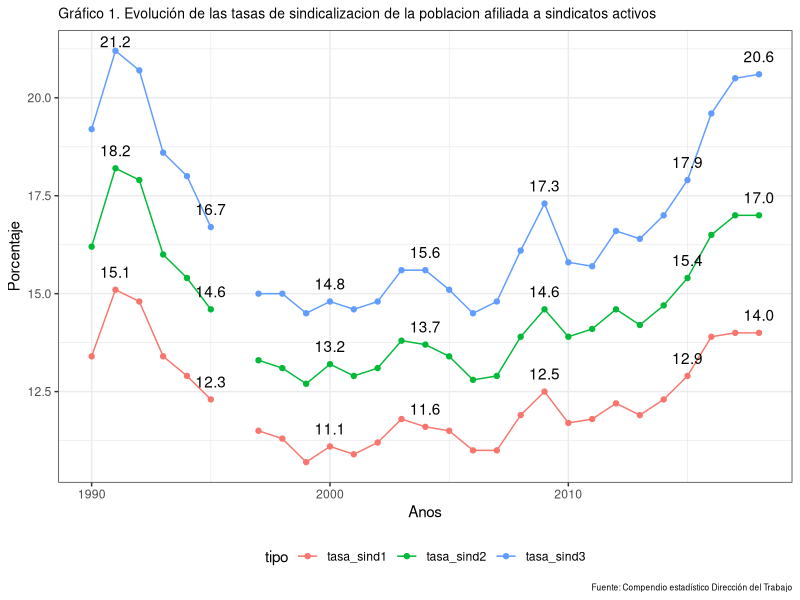
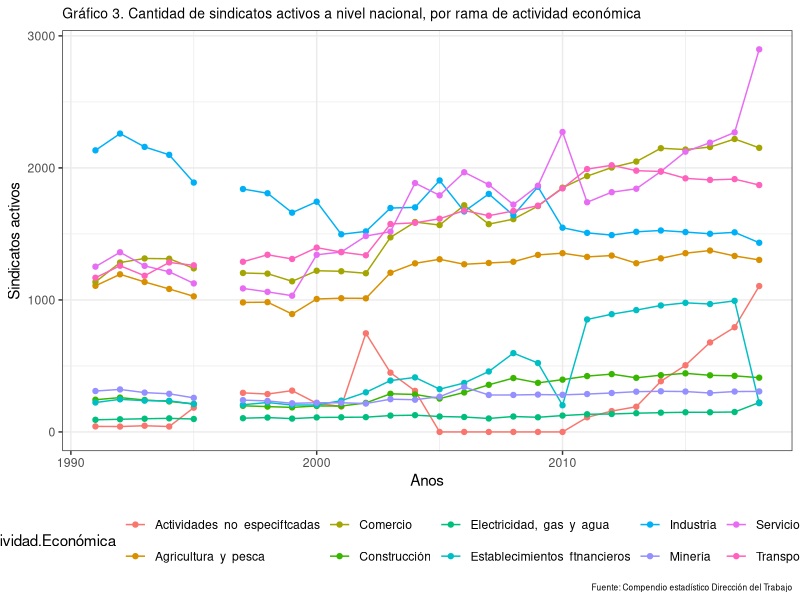
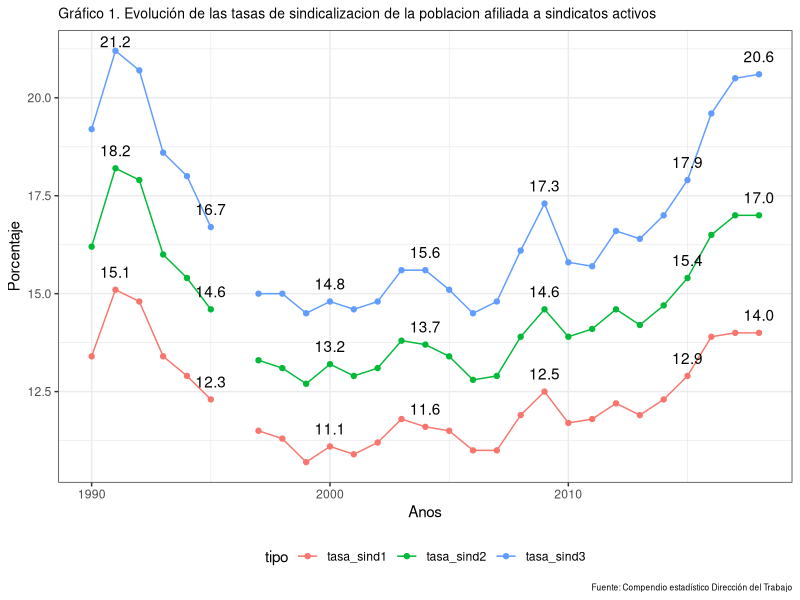
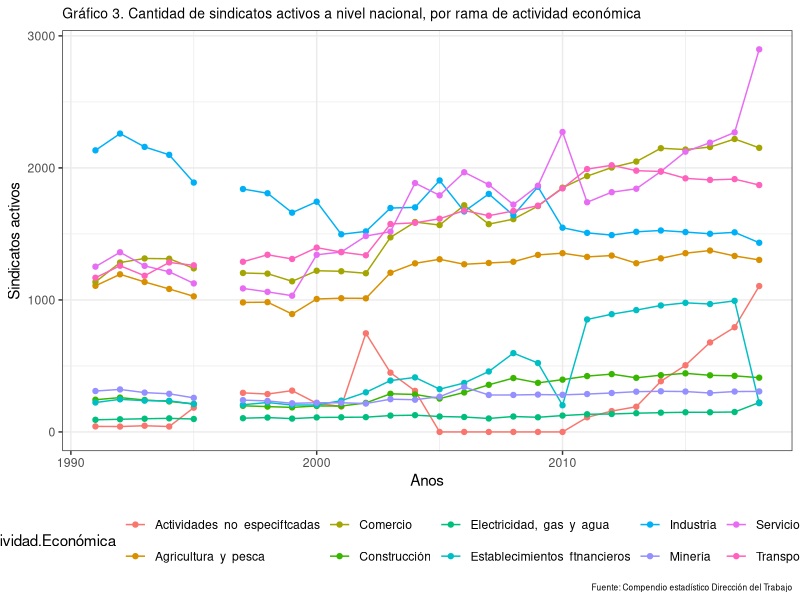

Generate these figures, in order, with R: (Note: this script raises an error after producing the figures.)
library(tidyverse)
library(ggrepel)
library(openxlsx)
library(tibble)


# 1. OOSS -----------------------------------------------------------------



#### Cuadro1. Cantidad de sindicatos activos, poblacion afiliada a sindicatos activos, fuerza de trabajo y tasas de sindicalización, años 1990 a 1999 ####

f0<-c("ano",
      "sindicatos_activos",
      "poblacion_afiliada",
      "ft_ocupada1",
      "tasa_sind1",
      "ft_ocupada2",
      "tasa_sind2",
      "poblacion_afiliada_sind_dep",
      "ft_ocupada3",
      "tasa_sind3")

cuadro1<-rbind(
c(1990 ,NA   ,606812 ,4525530 ,13.4, 3745599, 16.2, 515825 ,2692459, 19.2),
c(1991 ,7707 ,701355 ,4630670 ,15.1, 3862016, 18.2, 586716 ,2765416, 21.2),
c(1992 ,8323 ,724065 ,4877430 ,14.8, 4054999, 17.9, 602435 ,2909679, 20.7),
c(1993 ,7974 ,684361 ,5109290 ,13.4, 4280082, 16.0, 569066 ,3067602, 18.6),
c(1994 ,7891 ,661966 ,5122760 ,12.9, 4305265, 15.4, 547862 ,3038135, 18.0),
c(1995 ,7505 ,637570 ,5174410 ,12.3, 4364825, 14.6, 518094 ,3100665, 16.7),
c(1996 ,NA   , NA     ,5298680 ,NA   ,4525632 ,NA   ,NA      ,3243452,  NA),
c(1997 ,7446 ,617761 ,5380190 ,11.5, 4643794, 13.3, 501386 ,3350654, 15.0),
c(1998 ,7439 ,611535 ,5432350 ,11.3, 4657376, 13.1, 489957 ,3276276, 15.0),
c(1999 ,7057 ,579996 ,5404480 ,10.7, 4552804, 12.7, 463071 ,3192874, 14.5),
c(2000, 7659, 595495, 5381460, 11.1, 4528339, 13.2, 467835, 3170319, 14.8),
c(2001, 7410, 599610, 5479390, 10.9, 4631937, 12.9, 466138, 3187987, 14.6),
c(2002, 8149, 618930, 5531260, 11.2, 4723018, 13.1, 481749, 3253178, 14.8),
c(2003, 8967, 669507, 5675130, 11.8, 4849564, 13.8, 519687, 3326674, 15.6),
c(2004, 9416, 680351, 5862900, 11.6, 4979719, 13.7, 533175, 3423609, 15.6),
c(2005, 9148, 676368, 5904999, 11.5, 5054172, 13.4, 539326, 3581293, 15.1),
c(2006, 9424, 703706, 6410982, 11.0, 5477846, 12.8, 568856, 3933474, 14.5),
c(2007, 9365, 724606, 6567241, 11.0, 5622264, 12.9, 607190, 4099492, 14.8),
c(2008, 9340, 801251, 6740408, 11.9, 5782781, 13.9, 685763, 4251018, 16.1),
c(2009, 9776, 837055, 6710990, 12.5, 5747152, 14.6, 712814, 4131857, 17.3),
c(2010, 9871  ,858571,  7353835, 11.7, 6172536, 13.9, 734495  ,4646299, 15.8),
c(2011 ,10310 ,892365,  7564346, 11.8, 6348945, 14.1, 765138  ,4863073, 15.7),
c(2012 ,10585 ,940603,  7699431, 12.2, 6441986, 14.6, 821041  ,4960005, 16.6),
c(2013 ,10634 ,940222,  7904048, 11.9, 6600648, 14.2, 823722  ,5024782, 16.4),
c(2014 ,11162 ,985770,  8013717, 12.3, 6686276, 14.7, 859093  ,5061592, 17.0),
c(2015 ,11433 ,1048234, 8136356, 12.9, 6815314, 15.4, 919315  ,5133964, 17.9),
c(2016 ,11653 ,1139955 ,8216865 ,13.9 ,6901108 ,16.5 ,1009255 ,5142873, 19.6),
c(2017 ,11916 ,1179445 ,8406527 ,14.0 ,6930930 ,17.0 ,1043865 ,5099920, 20.5),
c(2018 ,11920 ,1174346 ,8414056 ,14.0 ,6927523 ,17.0 ,1045300 ,5068372, 20.6)
)

cuadro1<-cuadro1 %>% as.data.frame()
names(cuadro1)<-f0
cuadro1


# Grafico 1
cuadro1 %>% select(ano,tasa_sind1,tasa_sind2,tasa_sind3) %>% 
  gather(tipo,tasa,-ano) %>% mutate(tasa=as.numeric(tasa)) %>% 
  ggplot(aes(x=ano,y=tasa,color=tipo)) + geom_line() + geom_point() + theme_bw() + 
  labs(title = "Gráfico 1. Evolución de las tasas de sindicalizacion de la poblacion afiliada a sindicatos activos",
       x="Anos",
       y = "Porcentaje",
       caption = "Fuente: Compendio estadístico Dirección del Trabajo") + 
  theme(legend.position = "bottom",plot.title = element_text(size=10),
        plot.subtitle = element_text(size=8),
        plot.caption = element_text(size=6)) + 
  geom_text_repel(aes(label=ifelse(ano%in%c(1991,1995,2000,2004,2009,2015,2018),format(round(tasa,1)),"")), vjust=-1,colour="black")

ggsave(
  plot = last_plot(),
  filename = "Output/Graficos/1. OOSS/grafico1.Evolucion de las tasas de sindicalizacion de la poblacion afiliada a sindicatos activos.png",
  device = "png",
  dpi = "retina",
  units = "cm",
  width = 33,
  height = 17
)


#### Cuadro 2. Cantidad de trabajadores afiliados a sindicatos activos, fuerza de trabajo ocupada, y tasa de sindicalización, según sexo ####

cuadro2<-rbind(
c(2002, 497272, 121658, 618930 , 3241454, 1481566, 4723020, 15.3, 8.2  ,13.1),
c(2003, 531238, 138269, 669507 , 3298663, 1550891, 4849554, 16.1, 8.9  ,13.8),
c(2004, 522271, 158080, 680351 , 3335792, 1643938, 4979730, 15.7, 9.6  ,13.7),
c(2005, 515114, 161254, 676368 , 3376302, 1677870, 5054172, 15.3, 9.6  ,13.4),
c(2006, 532661, 171045, 703706 , 3627100, 1850746, 5477846, 14.7, 9.2  ,12.8),
c(2007, 537651, 186955, 724606 , 3683805, 1938459, 5622264, 14.6, 9.6  ,12.9),
c(2008, 562172, 239079, 801251 , 3738207, 2044574, 5782781, 15.0, 11.7 ,13.9),
c(2009, 580795, 256260, 837055 , 3661636, 2085516, 5747152, 15.9, 12.3 ,14.6),
c(2010, 585384, 273187, 858571 , 3822903, 2349633, 6172536, 15.3, 11.6 ,13.9),
c(2011, 593203, 299162, 892365 , 3883465, 2465480, 6348945, 15.3, 12.1 ,14.1),
c(2012, 618610, 321993, 940603 , 3930414, 2511571, 6441986, 15.7, 12.8 ,14.6),
c(2013, 610485, 329737, 940222 , 4005377, 2595271, 6600648, 15.2, 12.7 ,14.2),
c(2014, 630512, 355258, 985770 , 4035930, 2650346, 6686276, 15.6, 13.4 ,14.7),
c(2015, 646093, 402141, 1048234, 4081413, 2733898, 6815311, 15.8, 14.7 ,15.4),
c(2016, 683516, 455528, 1139044, 4153796, 2747312, 6901108, 16.5, 16.6 ,16.5),
c(2017, 691381, 488064, 1179445, 4157795, 2773138, 6930933, 16.6, 17.6 ,17.0),
c(2018, 681399, 492947, 1174346, 4149084, 2778439, 6927523, 16.4, 17.7 ,17.0)
) %>% as.data.frame()

names(cuadro2)<-c("ano","afiliados_hombres","afiliados_mujeres","afiliados_total",
                  "ft_hombres","ft_mujeres","ft_total","ft_hombres", "ft_mujeres","ft_total")


#### Cuadro 3. Cantidad de sindicatos activos a nivel nacional, por rama de actividad económica ####

# CIIU rev 2 1991-2010
cuadro3_1<-cbind(
read.xlsx("Input/Ilovepdf/1. OOSS.xlsx",sheet = 5,rows=c(1:12),cols=c(1:8),na.strings = "**"),
read.xlsx("Input/Ilovepdf/1. OOSS.xlsx",sheet = 6,rows=c(1:12),cols=c(2:8),na.strings = "**"),
read.xlsx("Input/Ilovepdf/1. OOSS.xlsx",sheet = 7,rows=c(2:13),cols=c(2:8),na.strings = "**")
)

# CIIU rev 3 2011-2017
cuadro3_2<-read.xlsx("Input/Ilovepdf/1. OOSS.xlsx",sheet = 8,rows=c(2:21),cols=c(1:8),na.strings = "**")

# CIIU rev 4 2018
cuadro3_3<-read.xlsx("Input/Ilovepdf/1. OOSS.xlsx",sheet = 9,rows=c(2:25),cols=c(1:2),na.strings = "**")


cuadro3_2_r<-cuadro3_2 %>% add_row(Rama.Actividad.Económica="Agricultura  y  pesca",
                      `2011`=sum(.$`2011`[1]+.$`2011`[2]),
                      `2012`=sum(.$`2012`[1]+.$`2012`[2]),
                      `2013`=sum(.$`2013`[1]+.$`2013`[2]),
                      `2014`=sum(.$`2014`[1]+.$`2014`[2]),
                      `2015`=sum(.$`2015`[1]+.$`2015`[2]),
                      `2016`=sum(.$`2016`[1]+.$`2016`[2]),
                      `2017`=sum(.$`2017`[1]+.$`2017`[2])) %>% 
  
              add_row(Rama.Actividad.Económica="Minería",
                      `2011`=sum(.$`2011`[3]),
                      `2012`=sum(.$`2012`[3]),
                      `2013`=sum(.$`2013`[3]),
                      `2014`=sum(.$`2014`[3]),
                      `2015`=sum(.$`2015`[3]),
                      `2016`=sum(.$`2016`[3]),
                      `2017`=sum(.$`2017`[3])) %>%
  
              add_row(Rama.Actividad.Económica="Industria",
                      `2011`=sum(.$`2011`[4]),
                      `2012`=sum(.$`2012`[4]),
                      `2013`=sum(.$`2013`[4]),
                      `2014`=sum(.$`2014`[4]),
                      `2015`=sum(.$`2015`[4]),
                      `2016`=sum(.$`2016`[4]),
                      `2017`=sum(.$`2017`[4])) %>%
  
              add_row(Rama.Actividad.Económica="Electricidad,  gas  y  agua",
                      `2011`=sum(.$`2011`[5]),
                      `2012`=sum(.$`2012`[5]),
                      `2013`=sum(.$`2013`[5]),
                      `2014`=sum(.$`2014`[5]),
                      `2015`=sum(.$`2015`[5]),
                      `2016`=sum(.$`2016`[5]),
                      `2017`=sum(.$`2017`[5])) %>%
  
              add_row(Rama.Actividad.Económica="Construcción",
                      `2011`=sum(.$`2011`[6]),
                      `2012`=sum(.$`2012`[6]),
                      `2013`=sum(.$`2013`[6]),
                      `2014`=sum(.$`2014`[6]),
                      `2015`=sum(.$`2015`[6]),
                      `2016`=sum(.$`2016`[6]),
                      `2017`=sum(.$`2017`[6])) %>%
  
              add_row(Rama.Actividad.Económica="Comercio",
                      `2011`=sum(.$`2011`[7]+.$`2011`[8]),
                      `2012`=sum(.$`2012`[7]+.$`2012`[8]),
                      `2013`=sum(.$`2013`[7]+.$`2013`[8]),
                      `2014`=sum(.$`2014`[7]+.$`2014`[8]),
                      `2015`=sum(.$`2015`[7]+.$`2015`[8]),
                      `2016`=sum(.$`2016`[7]+.$`2016`[8]),
                      `2017`=sum(.$`2017`[7]+.$`2017`[8])) %>%
  
              add_row(Rama.Actividad.Económica="Transporte  y  comunicaciones",
                      `2011`=sum(.$`2011`[9]),
                      `2012`=sum(.$`2012`[9]),
                      `2013`=sum(.$`2013`[9]),
                      `2014`=sum(.$`2014`[9]),
                      `2015`=sum(.$`2015`[9]),
                      `2016`=sum(.$`2016`[9]),
                      `2017`=sum(.$`2017`[9])) %>%
  
              add_row(Rama.Actividad.Económica="Establecimientos  ftnancieros",
                      `2011`=sum(.$`2011`[10]+.$`2011`[11]),
                      `2012`=sum(.$`2012`[10]+.$`2012`[11]),
                      `2013`=sum(.$`2013`[10]+.$`2013`[11]),
                      `2014`=sum(.$`2014`[10]+.$`2014`[11]),
                      `2015`=sum(.$`2015`[10]+.$`2015`[11]),
                      `2016`=sum(.$`2016`[10]+.$`2016`[11]),
                      `2017`=sum(.$`2017`[10]+.$`2017`[11])) %>%
  
              add_row(Rama.Actividad.Económica="Servicios",
                      `2011`=sum(.$`2011`[12]+.$`2011`[13]+.$`2011`[14]+.$`2011`[15]+.$`2011`[16]+.$`2011`[17]),
                      `2012`=sum(.$`2012`[12]+.$`2012`[13]+.$`2012`[14]+.$`2012`[15]+.$`2012`[16]+.$`2012`[17]),
                      `2013`=sum(.$`2013`[12]+.$`2013`[13]+.$`2013`[14]+.$`2013`[15]+.$`2013`[16]+.$`2013`[17]),
                      `2014`=sum(.$`2014`[12]+.$`2014`[13]+.$`2014`[14]+.$`2014`[15]+.$`2014`[16]+.$`2014`[17]),
                      `2015`=sum(.$`2015`[12]+.$`2015`[13]+.$`2015`[14]+.$`2015`[15]+.$`2015`[16]+.$`2015`[17]),
                      `2016`=sum(.$`2016`[12]+.$`2016`[13]+.$`2016`[14]+.$`2016`[15]+.$`2016`[16]+.$`2016`[17]),
                      `2017`=sum(.$`2017`[12]+.$`2017`[13]+.$`2017`[14]+.$`2017`[15]+.$`2017`[16]+.$`2017`[17])) %>%
  
              add_row(Rama.Actividad.Económica="Actividades  no  especiftcadas",
                      `2011`=sum(.$`2011`[18]),
                      `2012`=sum(.$`2012`[18]),
                      `2013`=sum(.$`2013`[18]),
                      `2014`=sum(.$`2014`[18]),
                      `2015`=sum(.$`2015`[18]),
                      `2016`=sum(.$`2016`[18]),
                      `2017`=sum(.$`2017`[18]))


cuadro3_3_r<-cuadro3_3 %>% add_row(Rama.Actividad.Económica="Agricultura  y  pesca",
                                   `2018`=sum(.$`2018`[1])) %>% 
  
  add_row(Rama.Actividad.Económica="Minería",
          `2018`=sum(.$`2018`[2])) %>%
  
  add_row(Rama.Actividad.Económica="Industria",
          `2018`=sum(.$`2018`[3])) %>%
  
  add_row(Rama.Actividad.Económica="Electricidad,  gas  y  agua",
          `2018`=sum(.$`2018`[4]+.$`2018`[5])) %>%
  
  add_row(Rama.Actividad.Económica="Construcción",
          `2018`=sum(.$`2018`[6])) %>%
  
  add_row(Rama.Actividad.Económica="Comercio",
          `2018`=sum(.$`2018`[7]+.$`2018`[9])) %>%
  
  add_row(Rama.Actividad.Económica="Transporte  y  comunicaciones",
          `2018`=sum(.$`2018`[8]+.$`2018`[10])) %>%
  
  add_row(Rama.Actividad.Económica="Establecimientos  ftnancieros",
          `2018`=sum(.$`2018`[11]+.$`2018`[12])) %>%
  
  add_row(Rama.Actividad.Económica="Servicios",
          `2018`=sum(.$`2018`[13]+.$`2018`[14]+.$`2018`[15]+.$`2018`[16]+.$`2018`[17]+.$`2018`[18]+.$`2018`[19]+.$`2018`[20]+.$`2018`[21])) %>%
  
  add_row(Rama.Actividad.Económica="Actividades  no  especiftcadas",
          `2018`=sum(.$`2018`[22]))

  
cuadro3<-merge(cuadro3_1,cuadro3_2_r,by="Rama.Actividad.Económica",all.x = TRUE)
cuadro3<-merge(cuadro3,cuadro3_3_r,by="Rama.Actividad.Económica",all.x = TRUE)

cuadro3<-unique( cuadro3 )
cuadro3<-cuadro3[-3,]

# Grafico 3
cuadro3 %>% filter(Rama.Actividad.Económica!="Total") %>% 
  gather(ano,sindicatos,-Rama.Actividad.Económica) %>% mutate(tasa=as.numeric(sindicatos),
                                                              ano=as.numeric(ano)) %>% 
  ggplot(aes(x=ano,y=sindicatos,color=Rama.Actividad.Económica)) + geom_line() + geom_point() + theme_bw() + 
  labs(title = "Gráfico 3. Cantidad de sindicatos activos a nivel nacional, por rama de actividad económica",
       x="Anos",
       y = "Sindicatos activos",
       caption = "Fuente: Compendio estadístico Dirección del Trabajo") + 
  theme(legend.position = "bottom",plot.title = element_text(size=10),
        plot.subtitle = element_text(size=8),
        plot.caption = element_text(size=6))

ggsave(
  plot = last_plot(),
  filename = "Output/Graficos/1. OOSS/grafico3.Cantidad de sindicatos activos a nivel nacional, por rama de actividad económica.png",
  device = "png",
  dpi = "retina",
  units = "cm",
  width = 33,
  height = 17
)




#### Cuadro 4. ####






#### Guardar tablas ####
library(writexl)
write_xlsx(cuadro1,"Output/Cuadros/1. OOSS/cuadro1.xlsx", col_names = TRUE,format_headers = TRUE)
write_xlsx(cuadro2,"Output/Cuadros/1. OOSS/cuadro2.xlsx", col_names = TRUE,format_headers = TRUE)
write_xlsx(cuadro3,"Output/Cuadros/1. OOSS/cuadro3.xlsx", col_names = TRUE,format_headers = TRUE)

